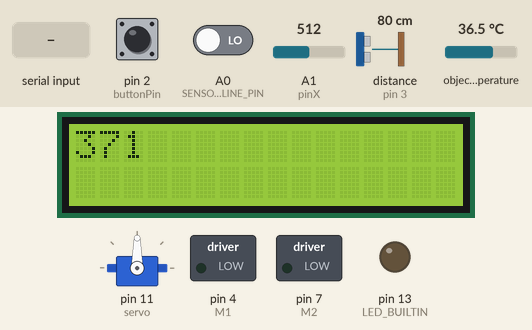
This sketch was run on a simulated Arduino Uno, built with avr-gcc and run on an emulated ATmega328P. On the bench: 16×2 character LCD, servo, switched loads named in the sketch (green lamp = pin HIGH), output pins drawn as LEDs (lit = HIGH). Wiring (inferred from the names in the program): ultrasonic range finder: trigger A2; echo pin 3. Dashed ring = blinking. The test bench sets the inputs (shaded band); at power-on: object temperature 36.5 °C, A0 (SENSOR_LINE_PIN) LOW, distance to the obstacle (sensor on pin 3) 80 cm, A1 (pinX) = 512, pin 2 (buttonPin) HIGH. The echo pulse lasts 58.3 µs per cm; pins used as bus, display or sensor lines are not drawn; what the sketch prints to the serial monitor is not drawn.

Above: at 1.2 s.
1.3 s: object temperature set to 33.3 °C
11.6 s: object temperature set to 32.5 °C
At 12.4 s:
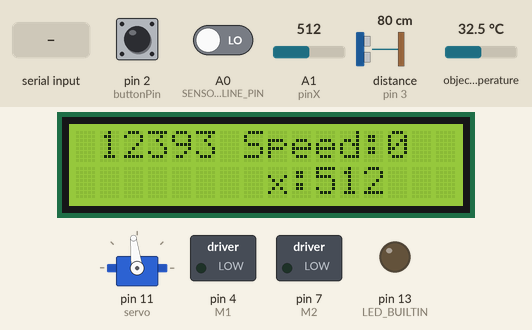
13.8 s: A0 (SENSOR_LINE_PIN) driven HIGH
At 14.2 s:
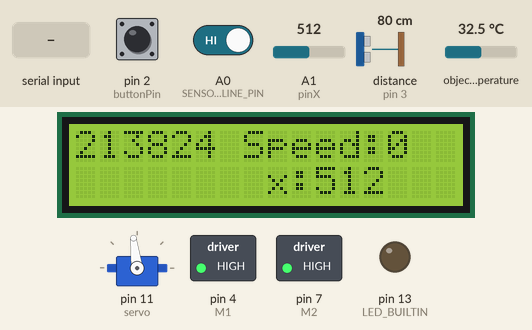
16.3 s: distance to the obstacle (sensor on pin 3) set to 250 cm
At 17.3 s:
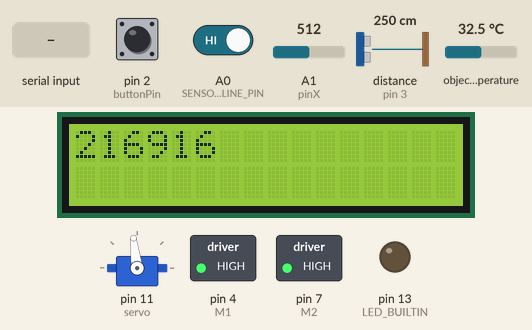
18.4 s: A1 (pinX) set to 245
At 25.0 s:
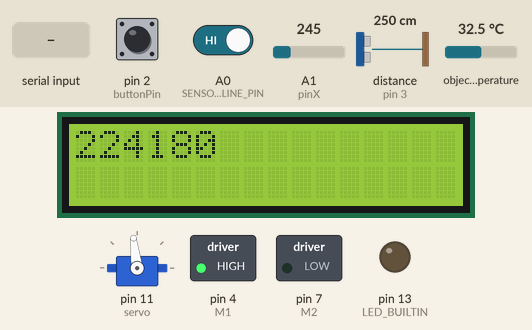
25.6 s: "#" received over Serial
At 30.8 s:
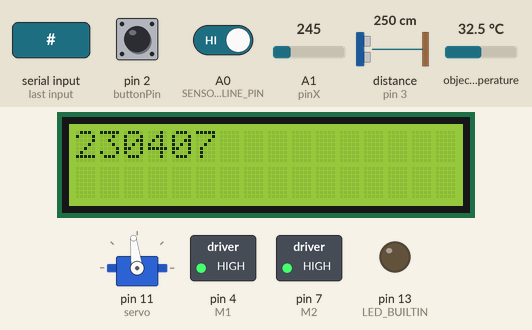
Timing chart, 0 to 32.9 s (numbered marks = the images above; inputs shaded):
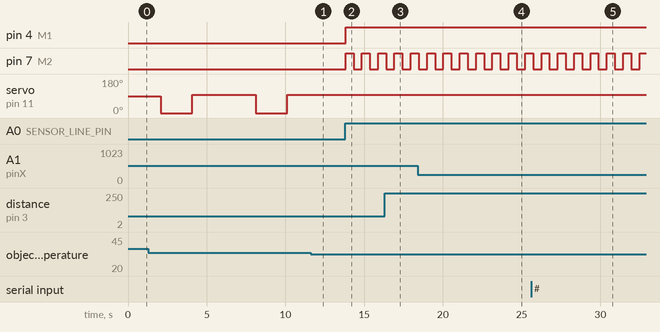

Measured:
- the behaviour switches between 33 and 32.9 °C on object temperature (found by bisection; images 0 and 1)
- after the input at 11.6 s, the display: first differs from a run without the input after 0.56 s (image 1 shows a later state)
- after the input at 13.8 s, pin 4 (M1): LOW → HIGH at once; pin 7 (M2): alternates HIGH for 0.50 s and LOW for 0.53 s, starting at once
- by itself, servo on pin 11 (servo): alternates 97° for 4.0 s and 0° for 2.0 s
- what the display in image 2 shows lasts 1.0 s, from 13.8 s to 14.8 s

The sketch:

start.ino
```cpp
#include <Wire.h>
#include <Adafruit_MLX90614.h>
#include <Servo.h>
#include <LiquidCrystal_I2C.h>

Adafruit_MLX90614 mlx = Adafruit_MLX90614();
LiquidCrystal_I2C lcd(0x27, 16, 2);

Servo servo;
int speed1 = 0;
int speed2 = 0;
#define pinX A1
#define echoPin 3
#define trigPin A2
#define SENSOR_LINE_PIN A0
#define buttonPin 2

//REG
#define k 5.5
#define SPEED_REG 85
#define SPEED_UP 180
#define SPEED_DOWN 0
int speed_now = SPEED_REG;

#define S1 5
#define M1 4
#define S2 6
#define M2 7


int buttonState = 0;
int value1;
unsigned int x;
//char r = 0;


#define ACCEL_THRESH 11
#define ACCEL_THRESH_TIMEOUT 5
#define ACCEL_TIMEOUT 1900

#define ACCEL_DOWN_THRESH 6
#define ACCEL_DOWN_THRESH_TIMEOUT 4
#define ACCEL_DOWN_TIMEOUT 400

#define ACCEL_UP_V 260
#define ACCEL_DOWN_V 290
int accel_up = 0;
int accel_down = 0;

bool accel_up_b = false;
bool accel_down_b = false;

unsigned long pt_up = 0;
unsigned long pt_down = 0;

#define RASPI_TIMEOUT 3000
unsigned long pt_raspi = 0;

float readUS() {
  digitalWrite(trigPin, LOW);
  delayMicroseconds(2);
  digitalWrite(trigPin, HIGH);
  delayMicroseconds(10);
  digitalWrite(trigPin, LOW);
  float duration = (float)pulseIn(echoPin, HIGH);
  float cm = duration / 58.0;
  return cm;
}

#define GORKA_UP_TIMEOUT 3500
#define GORKA_DOWN_TIMEOUT 8000
unsigned long pt_gorka = 0;
//unsigned long pt_gorka2 = 0;
int gorka = 0;
//bool gorka2 = false;


void accel_calc() {
  x = analogRead(pinX);
  if (x <= ACCEL_UP_V) {
    accel_up++;
    if (accel_up == ACCEL_THRESH_TIMEOUT) {
      pt_up = millis();
    }
  }

  if ((millis() - pt_up) < ACCEL_TIMEOUT ) {
    if (accel_up >= ACCEL_THRESH) {
      accel_up = 0;
      pt_up = millis();
      accel_up_b = true;
    }
  }
  else {
    if (accel_up >= ACCEL_THRESH_TIMEOUT) {
      accel_up = 0;
      accel_up_b = false;
    }

  }

  if (x >= ACCEL_DOWN_V) {
    accel_down++;
    if (accel_down == ACCEL_DOWN_THRESH_TIMEOUT) {
      pt_down = millis();
    }
  }

  if ((millis() - pt_down) < ACCEL_DOWN_TIMEOUT ) {
    if (accel_down >= ACCEL_DOWN_THRESH) {
      accel_down = 0;
      pt_down = millis();
      accel_down_b = true;
    }
  }
  else {
    if (accel_down >= ACCEL_DOWN_THRESH_TIMEOUT) {
      accel_down = 0;
      accel_down_b = false;
    }

  }
  Serial.println(String("Accel Debug: x: ") + String(x) + " up: " + String(accel_up) + " down: " + String(accel_down) + " up: " + String(pt_up) + " down: " + String(pt_down));
}

void setup() {
  Serial.begin(9600);
  lcd.init();
  lcd.backlight();
  servo.attach(11);

  mlx.begin();

  pinMode(LED_BUILTIN, OUTPUT);

  pinMode(trigPin, OUTPUT);
  pinMode(echoPin, INPUT);

  pinMode(S1, OUTPUT);
  pinMode(S2, OUTPUT);
  pinMode(M1, OUTPUT);
  pinMode(M2, OUTPUT);

  pinMode(buttonPin, INPUT_PULLUP);

}

void loop() {
  String rec = "";
  while (Serial.available() > 0) {
    //    char r;
    rec += String((char)Serial.read());
  }
  Serial.println(rec);
  char r = 0;
  for (int i = 0; i < rec.length(); i++) {
    if ((rec[i] == '#') && ((i + 1) < rec.length())) {
      r = rec[i + 1];
    }
  }
  accel_calc();
  // Serial.println(x);
  buttonState = !digitalRead(buttonPin);
  bool sign = digitalRead(SENSOR_LINE_PIN);
  //  Serial.println("start temp: ");
  float temp = mlx.readObjectTempC();
  float cm = readUS();
  //  Serial.print("OK");
  int type = 0;


  lcd.setCursor(1, 0);
  lcd.print((millis() - pt_raspi));
  if (buttonState == HIGH)
    type = 1;
  else if (sign == 1)
    type = 2;
  else if ((temp > 33.0)or(r == '4') && ((millis() - pt_raspi) > RASPI_TIMEOUT))
    type = 3;
  else if ((r == '1') && ((millis() - pt_raspi) > RASPI_TIMEOUT)) {
    type = 4;
    pt_raspi = millis();
    //    Serial.flush();
  }
  else if ((r == '2') && ((millis() - pt_raspi) > RASPI_TIMEOUT)) {
    type = 5;
    pt_raspi = millis();
  }
  else if ((r == '3') && ((millis() - pt_raspi) > RASPI_TIMEOUT)) {
    type = 6;
    pt_raspi = millis();
  }
  else if (accel_up_b)
    type = 7;
  else if (accel_down_b)
    type = 8;
  switch (type) {
    case 1:
      lcd.setCursor(0, 0);
      lcd.print("1");
      motors(-60, -60);
      delay(100);
      motors(-120, 120);
      delay(300);
      motors(120, 120);
      delay(100);
      lcd.clear();
      type = 0;
      break;
    case 2:
      lcd.setCursor(0, 0);
      lcd.print("2");
      motors(-90, -90);
      delay(500);
      motors(-120, 120);
      delay(500);
      lcd.clear();
      type = 0;
      break;
    case 3:
      lcd.setCursor(0, 0);
      lcd.print("3");
      if (temp < 1000) {
        motors(0, 0);
        delay(2000);
        servo.write(0);
        delay(2000);
        servo.write(97);
        delay(2000);
      }
      lcd.clear();
      type = 0;
      break;
    case 4:
      lcd.setCursor(0, 0);
      lcd.print("H");
      motors(0, 0);
      delay(2000);
      servo.write(0);
      delay(2000);
      servo.write(97);
      delay(2000);
      servo.write(0);
      delay(2000);
      servo.write(97);
      delay(2000);
      lcd.clear();
      type = 0;
      pt_raspi = millis();
      break;
    case 5:
      lcd.setCursor(0, 0);
      lcd.print("S");
      motors(0, 0);
      delay(2000);
      servo.write(0);
      delay(2000);
      servo.write(97);
      delay(2000);
      lcd.clear();
      type = 0;
      pt_raspi = millis();
      break;
    case 6:
      lcd.setCursor(0, 0);
      lcd.print("U");
      motors(0, 0);
      delay(2000);
      lcd.clear();
      type = 0;
      pt_raspi = millis();
      break;
    case 7:
      lcd.setCursor(0, 0);
      lcd.print("7");
      speed_now = SPEED_UP;
      pt_gorka = millis();
      gorka = 1;
      lcd.clear();
      type = 0;
      break;
    case 8:
      lcd.setCursor(0, 0);
      lcd.print("8");
      motors(SPEED_DOWN, SPEED_DOWN);
      speed_now = SPEED_DOWN;
      pt_gorka = millis();
      gorka = 2;
      lcd.clear();
      type = 0;
      break;
    case 0:
      if (gorka == 1) {
        if ((millis() - pt_gorka) > GORKA_UP_TIMEOUT) {
          speed_now = SPEED_REG;
          gorka = 0;
        }
      }
      else if (gorka == 2) {
        if ((millis() - pt_gorka) > GORKA_DOWN_TIMEOUT) {
          speed_now = SPEED_REG;
          gorka = 0;
        }

      }
      else {
        speed_now = SPEED_REG;
        //        gorka = 0;
      }


    default:
      lcd.setCursor(7, 0); // 1 строка
      lcd.print("Speed:");
      lcd.print(speed_now);
      lcd.setCursor(7, 1); // 3 строка
      lcd.print(" x:");
      lcd.print(x);
      float error = (cm - 5.0);
      float sr = (error * k);
      speed1 = (speed_now - sr);
      if (speed1 < 0) speed1 = 0;
      if (speed1 > 255) speed1 = 255;
      speed2 = (speed_now + sr);
      if (speed2 < 0) speed2 = 0;
      if (speed2 > 255) speed2 = 255;
      motors(speed2, speed1);
  }
  accel_up_b = false;
  accel_down_b = false;

  delay(10);
}

void motors(int Speed1, int Speed2) {
  analogWrite(S1, abs(Speed1));
  analogWrite(S2, abs(Speed2));
  digitalWrite(M1, Speed1 < 0);
  digitalWrite(M2, Speed2 < 0);
}
```
